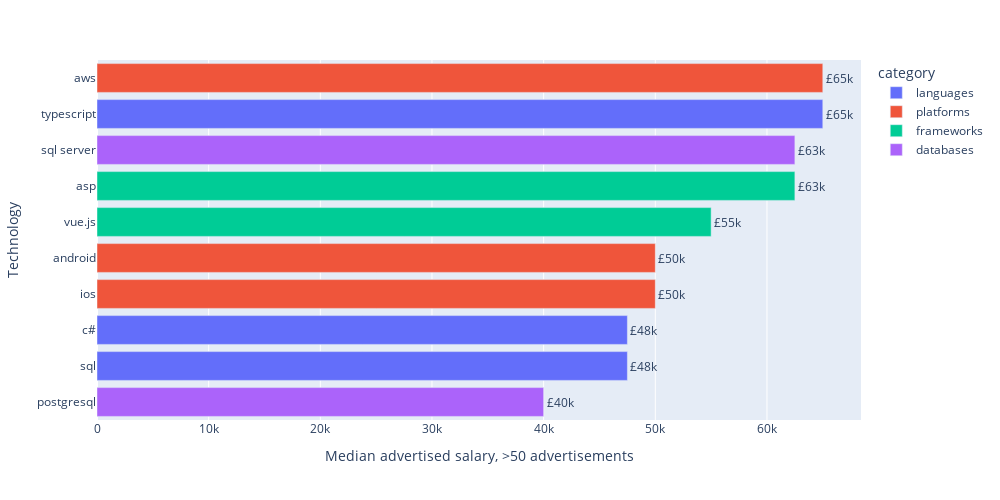

The notebook cell this image was saved under:
### Code cell
fig = px.bar(
    median_salaries,
    y=median_salaries['subcategory'],
    x=median_salaries['median_salary'],
    text='median_salary',
    color='category',
    orientation='h',
    height=500,
    width=1000
)

fig.update_traces(texttemplate='£%{text:.2s}', textposition='outside')

fig.update_yaxes(
    type='category',
    matches=None,
    title_text='Technology'
)
fig.update_xaxes(
    title_text='Median advertised salary, >50 advertisements'
)
fig.update_layout(yaxis={'categoryorder':'total ascending'})


# fig.update_layout(yaxis={'categoryorder':'total ascending'})
# fig.for_each_annotation(lambda a: a.update(text=a.text.split("=")[-1]))

fig.show()

### Figure 1 — Plotly figure (JSON) as saved in the notebook; plotly's stock layout.template omitted (floating-point values rounded to 4 significant figures)
{"data": [{"alignmentgroup": "True", "hoverlabel": {"namelength": 0}, "hovertemplate": "category=languages<br>median_salary=%{text}<br>subcategory=%{y}", "legendgroup": "languages", "marker": {"color": "#636efa"}, "name": "languages", "offsetgroup": "languages", "orientation": "h", "showlegend": true, "text": [65000, 47500, 47500], "textposition": "outside", "texttemplate": "£%{text:.2s}", "type": "bar", "x": [65000, 47500, 47500], "xaxis": "x", "y": ["typescript", "sql", "c#"], "yaxis": "y"}, {"alignmentgroup": "True", "hoverlabel": {"namelength": 0}, "hovertemplate": "category=platforms<br>median_salary=%{text}<br>subcategory=%{y}", "legendgroup": "platforms", "marker": {"color": "#EF553B"}, "name": "platforms", "offsetgroup": "platforms", "orientation": "h", "showlegend": true, "text": [65000, 50000, 50000], "textposition": "outside", "texttemplate": "£%{text:.2s}", "type": "bar", "x": [65000, 50000, 50000], "xaxis": "x", "y": ["aws", "ios", "android"], "yaxis": "y"}, {"alignmentgroup": "True", "hoverlabel": {"namelength": 0}, "hovertemplate": "category=frameworks<br>median_salary=%{text}<br>subcategory=%{y}", "legendgroup": "frameworks", "marker": {"color": "#00cc96"}, "name": "frameworks", "offsetgroup": "frameworks", "orientation": "h", "showlegend": true, "text": [62500, 55000], "textposition": "outside", "texttemplate": "£%{text:.2s}", "type": "bar", "x": [62500, 55000], "xaxis": "x", "y": ["asp", "vue.js"], "yaxis": "y"}, {"alignmentgroup": "True", "hoverlabel": {"namelength": 0}, "hovertemplate": "category=databases<br>median_salary=%{text}<br>subcategory=%{y}", "legendgroup": "databases", "marker": {"color": "#ab63fa"}, "name": "databases", "offsetgroup": "databases", "orientation": "h", "showlegend": true, "text": [62500, 40000], "textposition": "outside", "texttemplate": "£%{text:.2s}", "type": "bar", "x": [62500, 40000], "xaxis": "x", "y": ["sql server", "postgresql"], "yaxis": "y"}], "layout": {"barmode": "relative", "height": 500, "legend": {"title": {"text": "category"}, "tracegroupgap": 0}, "margin": {"t": 60}, "width": 1000, "xaxis": {"anchor": "y", "domain": [0, 1], "title": {"text": "Median advertised salary, >50 advertisements"}}, "yaxis": {"anchor": "x", "categoryorder": "total ascending", "domain": [0, 1], "title": {"text": "Technology"}, "type": "category"}}}
